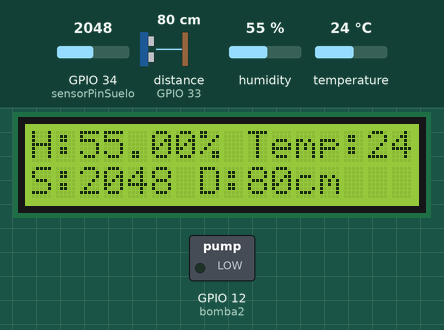
A sketch run on a simulated ESP32. On the bench: 16×2 character LCD, switched loads named in the sketch (green lamp = pin HIGH). Wiring (inferred from the names in the program): ultrasonic range finder: trigger GPIO 32; echo GPIO 33. The inputs (shaded band) are chosen by the test bench; at power-on: distance to the obstacle (sensor on GPIO 33) 80 cm, GPIO 34 (sensorPinSuelo) = 2048, humidity 55 %, temperature 24 °C. The echo pulse lasts 58.3 µs per cm; WiFi joins after 1.5 s; servers stay silent unless stated; uploads are accepted with an empty reply; pins used as bus, display or sensor lines are not drawn; what the sketch prints to the serial monitor is not drawn.

Above: at 5.1 s.
5.2 s: distance to the obstacle (sensor on GPIO 33) set to 2 cm
At 18.1 s:
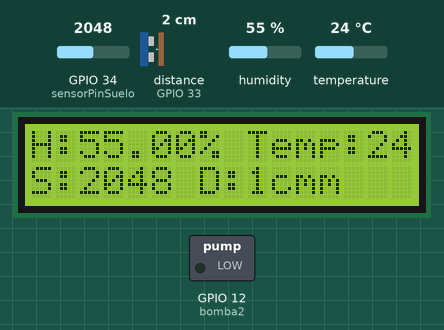
19.2 s: GPIO 34 (sensorPinSuelo) set to 1065
At 31.7 s:
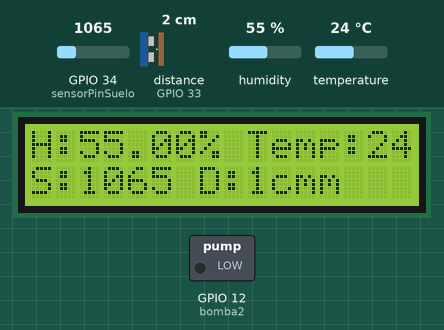
32.5 s: GPIO 34 (sensorPinSuelo) set to 963
At 45.2 s:
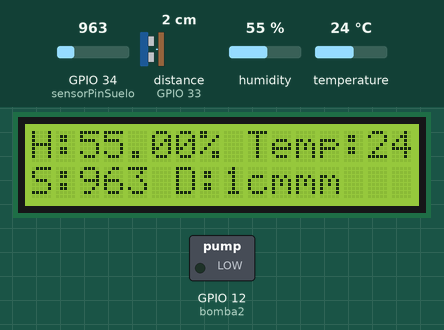
45.7 s: GPIO 34 (sensorPinSuelo) set to 110
At 58.7 s:
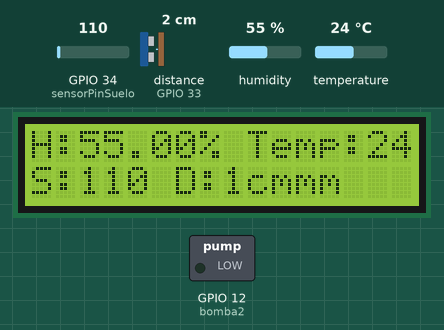
59.0 s: GPIO 34 (sensorPinSuelo) set to 90
At 71.1 s:
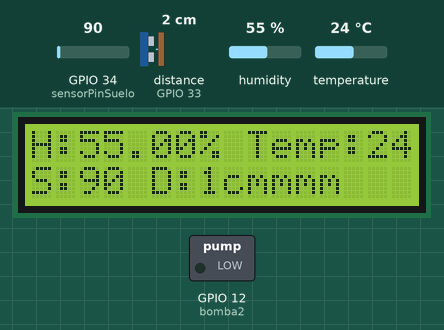
72.2 s: humidity set to 22 %
At 84.7 s:
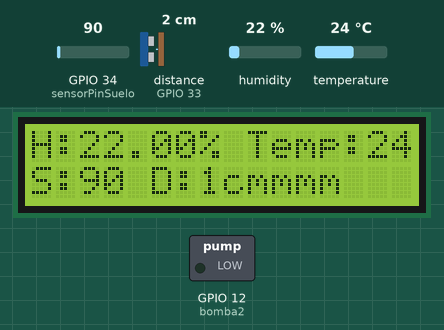
Timing chart, 0 to 86.2 s (numbered marks = the images above; inputs shaded):
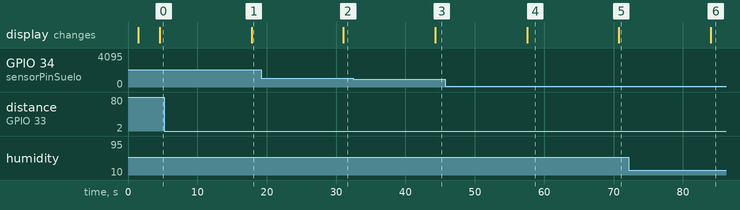

The sketch:

C_digoProyectoIntegrador.ino
```cpp
#include <LiquidCrystal.h>

#include <WiFi.h>
#include <HTTPClient.h>
#include "DHT.h"
#define DHTPIN 4
#define echoPin 33
#define trigPin 32
#define DHTTYPE DHT11
#define bomba2 12

DHT dht(DHTPIN, DHTTYPE);
int sensorPinSuelo = 34;
const int rs = 5, en = 18, d4 = 19, d5 = 21, d6 = 22, d7 = 23;
LiquidCrystal lcd(rs, en, d4, d5, d6, d7);

const char* ssid = "LAPTOP-J0LGPH7L 7284";
const char* passwd = "e2528R)5";

int distance1,suelo,s;
float h,t;
String bomba;

void setup() {
conect_to_wifi();
Serial.begin(115200);
pinMode(trigPin, OUTPUT);
pinMode(bomba2, OUTPUT);
pinMode(echoPin, INPUT);
Serial.println(F("DHTxx test!"));
lcd.begin(16, 2);
dht.begin();
}

void loop() {
  Serial.print("Connected to WiFi network with IP Address: ");
  Serial.println(WiFi.localIP());

  distance1 = getDistance();
   if (distance1 >= 100 || distance1 <= 0){
        Serial.println("Fuera de rango");   delay(2000);
   }
   else{
        Serial.print(distance1 );
        Serial.print(" cm; ");
    }
    suelo = analogRead(sensorPinSuelo);
    delay(3000);
    h = dht.readHumidity();
    t = dht.readTemperature();

    if (isnan(h) || isnan(t)) {
        Serial.println(F("Failed to read from DHT sensor!"));
        return;
    }

    if (suelo > 3600){
        bomba = "encendido";
    }else{
        bomba = "apagado";
    }

    Serial.print(F("Humedad: "));
    Serial.print(h);
    Serial.print(F("% Temperatura: "));
    Serial.print(t);
    Serial.println(F("°C "));
    Serial.print("Suelo: ");
    Serial.println(suelo);

    lcd.setCursor(0, 0);
    lcd.print("H:");
    lcd.print(h);
    lcd.print("%");
    lcd.print(" Temp:");
    lcd.print(t);
    lcd.print("C");
    lcd.setCursor(0, 1);
    lcd.print("S:");
    lcd.print(suelo);
    lcd.print(" D:");
    lcd.print(distance1);
    lcd.print("cm");
    enviar_datos();

    if (bomba=="encendido"){
      digitalWrite(bomba2,HIGH);
      delay(3000);
      digitalWrite(bomba2,LOW);
    }

    delay(10000);
}

int getDistance(){
  int duration, distance;
  digitalWrite(trigPin, HIGH);
  delayMicroseconds(1000);
  digitalWrite(trigPin, LOW);
  duration = pulseIn(echoPin, HIGH);
  distance = (duration/2)/29.1; // CM
  return distance;
}

void conect_to_wifi(){
  WiFi.begin(ssid, passwd);
  Serial.println("Connecting");
  while(WiFi.status() != WL_CONNECTED) {
    delay(500);
    Serial.print(".");
  }
}

void enviar_datos(){
   if (WiFi.status() == WL_CONNECTED){

    HTTPClient http;
    String datos = "humedad=" + String(h) + "&temp=" + String(t)+ "&h_suelo="+String(suelo) + "&n_agua="+String(distance1)+"&e_bomba="+bomba;

    http.begin("http://192.168.0.4:3001/api/datos");
    http.addHeader("Content-Type", "application/x-www-form-urlencoded"); // Preparamos el header text/plain si solo vamos a enviar texto plano sin un paradigma llave:valor.

    int status_response = http.POST(datos); // Enviamos el post pasándole, los datos que queremos enviar. (esta función nos devuelve un código que guardamos en un int)

    if (status_response > 0){
      Serial.println("Código HTTP ► " + String(status_response)); // Print return code

      if (status_response == 200){
        String data_response= http.getString();
        Serial.println("El servidor respondió ▼ ");
        Serial.println(data_response);
      }
    }else{

      Serial.print(" Error enviando POST, código: ");
      Serial.println(status_response);
    }
    http.end();
  }
}
```

Measured:
- the behaviour switches between 1000 and 999 on GPIO 34 (sensorPinSuelo) (found by bisection; images 2 and 3)
- the behaviour switches between 100 and 99 on GPIO 34 (sensorPinSuelo) (found by bisection; images 4 and 5)
- after the input at 5.2 s, the display: changes after 12.6 s (image 1)
- after the input at 19.2 s, the display: changes after 11.9 s (image 2)
- after the input at 32.5 s, the display: changes after 11.8 s (image 3)
- after the input at 45.7 s, the display: changes after 11.8 s (image 4)
- after the input at 59.0 s, the display: changes after 11.7 s (image 5)
- after the input at 72.2 s, the display: changes after 11.8 s (image 6)
